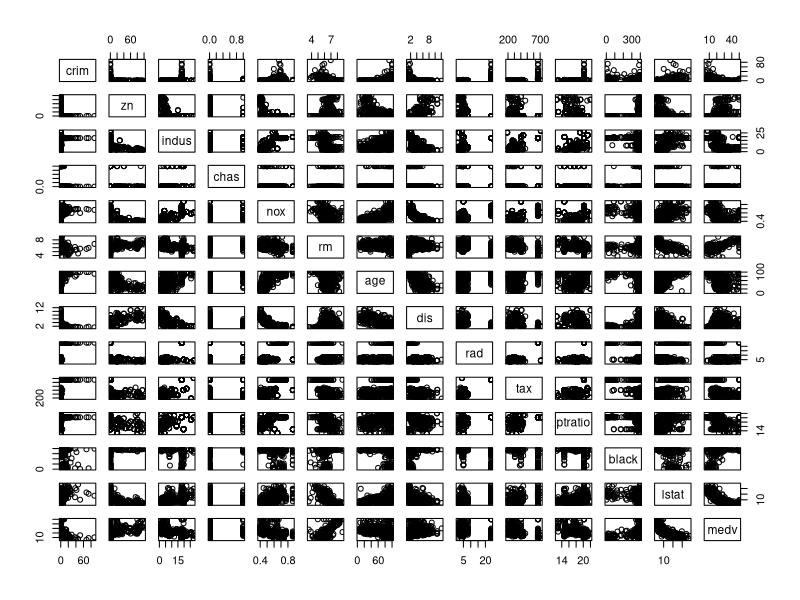
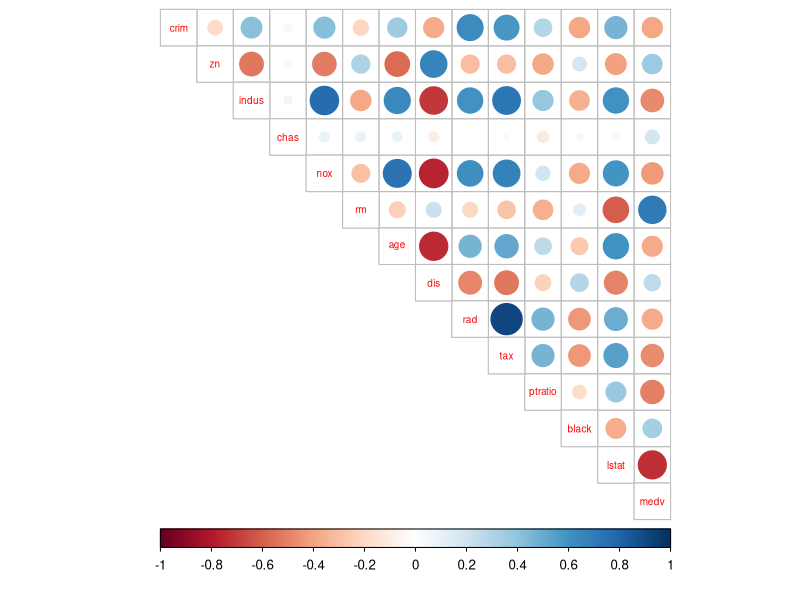
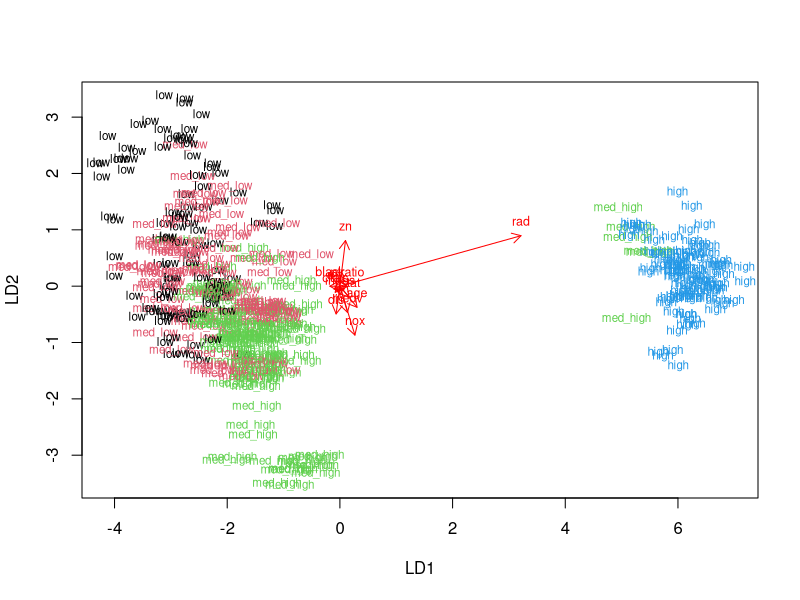
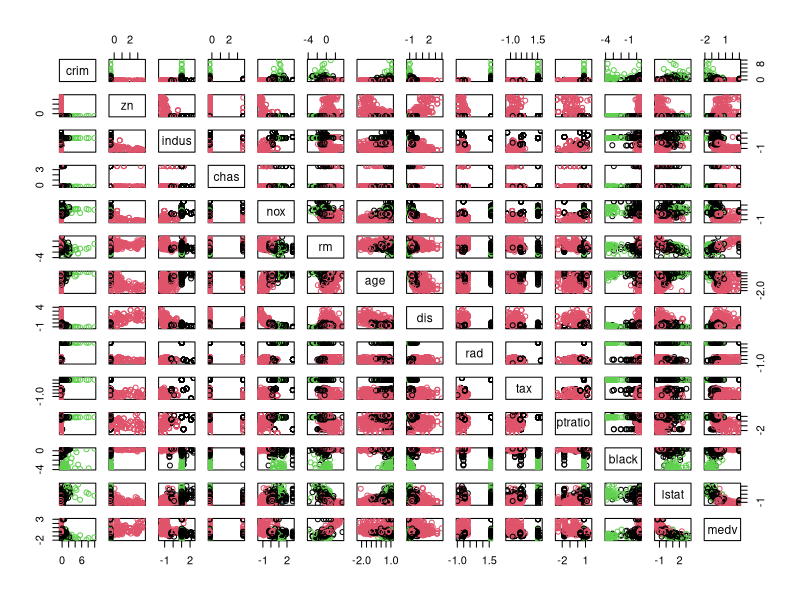

Recreate these plots in R, in order.
## ---- chunk 1
library(MASS)
## ---- chunk 2
data("Boston")
## ---- chunk 3
str(Boston)
dim(Boston)
## ---- chunk 4
pairs(Boston)
library(MASS)
library(tidyverse)
library(corrplot)
## ---- chunk 5
cor_matrix<-cor(Boston) %>% round (digits = 2)
cor_matrix
corrplot(cor_matrix, method="circle", type = "upper", cl.pos = "b", tl.pos = "d", tl.cex = 0.6)
## ---- chunk 6
summary(Boston)
## ---- chunk 7
boston_scaled <- scale(Boston)
summary(boston_scaled)
## ---- chunk 8
boston_scaled <- as.data.frame(boston_scaled)
## ---- chunk 9
library(dplyr)
## ---- chunk 10
summary(boston_scaled$crim)
bins <- quantile(boston_scaled$crim)
bins
crime <- cut(boston_scaled$crim, breaks = bins, include.lowest = TRUE, labels = c("low", "med_low", "med_high", "high"))
table(crime)
boston_scaled <- dplyr::select(boston_scaled, -crim)
boston_scaled <- data.frame(boston_scaled, crime)
n <- nrow(boston_scaled)
ind <- sample(n,  size = n * 0.8)
train <- boston_scaled[ind,]
test <- boston_scaled[-ind,]
correct_classes <- boston_scaled$crim
## ---- chunk 11
lda.fit <- lda(crime ~ ., data = train)
lda.fit
lda.arrows <- function(x, myscale = 1, arrow_heads = 0.1, color = "red", tex = 0.75, choices = c(1,2)){
  heads <- coef(x)
  arrows(x0 = 0, y0 = 0, 
         x1 = myscale * heads[,choices[1]], 
         y1 = myscale * heads[,choices[2]], col=color, length = arrow_heads)
  text(myscale * heads[,choices], labels = row.names(heads), 
       cex = tex, col=color, pos=3)
}
classes <- as.numeric(train$crime)
plot(lda.fit, dimen = 2, col = classes, pch = classes)
lda.arrows(lda.fit, myscale = 1)
plot.new
## ---- chunk 12
data('Boston')
BostonAgain <- scale(Boston)
dist_eu <- dist(BostonAgain)
summary (dist_eu)
km <-kmeans(BostonAgain, centers = 3)
pairs(BostonAgain, col = km$cluster)
